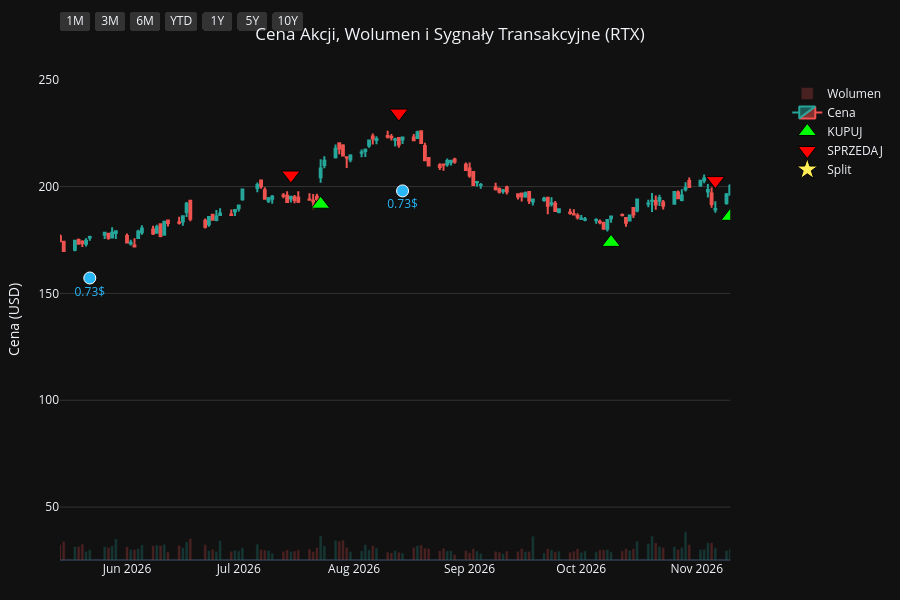
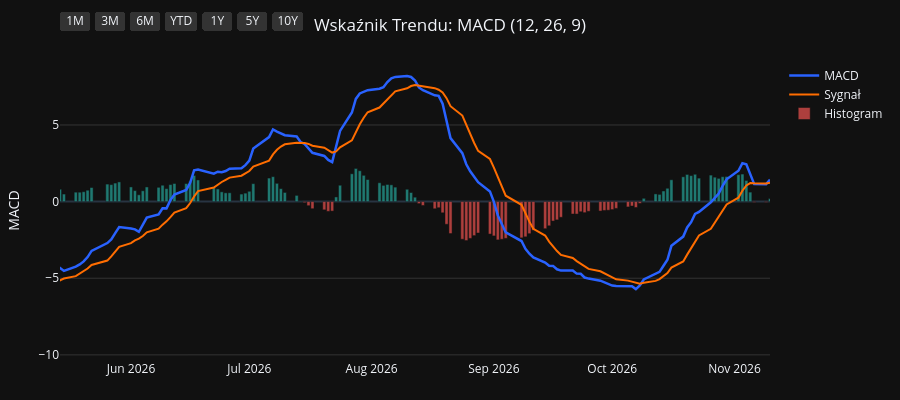
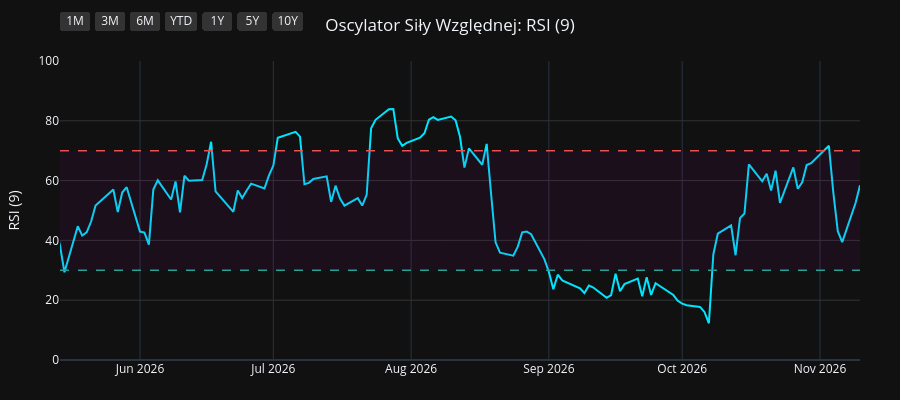
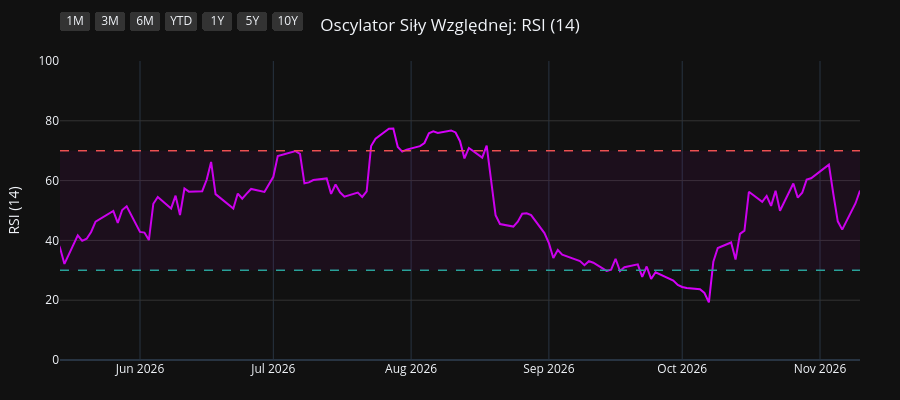

Notebook cell for these charts, in order:
### Code cell
import os
import yfinance as yf
import pandas as pd
import pandas_ta as ta
import plotly.graph_objects as go
from plotly.subplots import make_subplots

# 1. Pobranie i przygotowanie danych
symbol = os.environ.get("STOCK_TICKER", "").strip().upper()
if not symbol:
    raise RuntimeError("Set STOCK_TICKER before running price_extractor.ipynb")
df = yf.Ticker(symbol).history(period="10y")
df.index = df.index.tz_localize(None)

# Wskaźniki i sygnały
df.ta.macd(fast=12, slow=26, signal=9, append=True)
df.ta.rsi(length=9, append=True)
df.ta.rsi(length=14, append=True)
df.ta.rsi(length=21, append=True)
df.dropna(inplace=True)

macd = df['MACD_12_26_9']
signal = df['MACDs_12_26_9']
wczorajszy_macd = macd.shift(1)
wczorajszy_signal = signal.shift(1)

df['Decyzja'] = 'BRAK'
df.loc[(macd > signal) & (wczorajszy_macd <= wczorajszy_signal), 'Decyzja'] = 'KUPUJ'
df.loc[(macd < signal) & (wczorajszy_macd >= wczorajszy_signal), 'Decyzja'] = 'SPRZEDAJ'

df_kupuj = df[df['Decyzja'] == 'KUPUJ']
df_sprzedaj = df[df['Decyzja'] == 'SPRZEDAJ']
df_dywidendy = df[df['Dividends'] > 0]
df_splity = df[df['Stock Splits'] > 0]

# Wspólna konfiguracja osi X
konfiguracja_osi_x = dict(
    type="date",
    showspikes=True, spikemode="across", spikesnap="cursor", spikedash="dot", spikecolor="#ffffff", spikethickness=1, hoverformat="%Y-%m-%d",
    rangeselector=dict(
        buttons=list([
            dict(count=1, label="1M", step="month", stepmode="backward"),
            dict(count=3, label="3M", step="month", stepmode="backward"),
            dict(count=6, label="6M", step="month", stepmode="backward"),
            dict(count=1, label="YTD", step="year", stepmode="todate"),
            dict(count=1, label="1Y", step="year", stepmode="backward"),
            dict(count=5, label="5Y", step="year", stepmode="backward"),
            dict(step="all", label="10Y")
        ]),
        bgcolor="#333333", activecolor="#2962ff", x=0, y=1.1
    )
)

# ==========================================
# WYKRES 1: CENA + WOLUMEN + SYGNAŁY
# ==========================================
fig1 = make_subplots(specs=[[{"secondary_y": True}]])

kolory_wolumenu = ['#26a69a' if row['Close'] >= row['Open'] else '#ef5350' for index, row in df.iterrows()]
fig1.add_trace(go.Bar(x=df.index, y=df['Volume'], marker_color=kolory_wolumenu, opacity=0.25, name='Wolumen'), secondary_y=True)
fig1.add_trace(go.Candlestick(x=df.index, open=df['Open'], high=df['High'], low=df['Low'], close=df['Close'], name='Cena', increasing_line_color='#26a69a', decreasing_line_color='#ef5350'), secondary_y=False)
fig1.add_trace(go.Scatter(x=df_kupuj.index, y=df_kupuj['Low'] * 0.95, customdata=df_kupuj[['Low', 'High']], mode='markers', marker=dict(symbol='triangle-up', size=16, color='#00ff00', line=dict(width=1, color='black')), name='KUPUJ', hovertemplate='KUPUJ<br>Najniższa: %{customdata[0]:.2f}<br>Najwyższa: %{customdata[1]:.2f}<extra></extra>'), secondary_y=False)
fig1.add_trace(go.Scatter(x=df_sprzedaj.index, y=df_sprzedaj['High'] * 1.05, customdata=df_sprzedaj[['Low', 'High']], mode='markers', marker=dict(symbol='triangle-down', size=16, color='#ff0000', line=dict(width=1, color='black')), name='SPRZEDAJ', hovertemplate='SPRZEDAJ<br>Najniższa: %{customdata[0]:.2f}<br>Najwyższa: %{customdata[1]:.2f}<extra></extra>'), secondary_y=False)

if not df_dywidendy.empty:
    fig1.add_trace(go.Scatter(x=df_dywidendy.index, y=df_dywidendy['Low'] * 0.90, mode='markers+text', marker=dict(symbol='circle', size=12, color='#29b6f6', line=dict(width=1, color='white')), text=df_dywidendy['Dividends'].apply(lambda x: f"{x}$"), textposition="bottom center", name='Dywidenda', showlegend=False, hovertemplate='Dywidenda: %{text}<extra></extra>', textfont=dict(color="#29b6f6")), secondary_y=False)
if not df_splity.empty:
                    fig1.add_trace(go.Scatter(x=df_splity.index, y=df_splity['High'], mode='markers+text', marker=dict(symbol='star', size=16, color='#ffee58', line=dict(width=1, color='black')), text=df_splity['Stock Splits'].apply(lambda x: f"{x:g}:1" if x >= 1 else f"1:{1 / x:g}"), textposition="top center", name='Split', hovertemplate='%{text}<extra></extra>', textfont=dict(color="#ffee58")), secondary_y=False)

fig1.update_layout(title=dict(text=f"Cena Akcji, Wolumen i Sygnały Transakcyjne ({symbol})", x=0.5, xanchor='center'), dragmode='pan', xaxis_rangeslider_visible=False, template='plotly_dark', height=600, hovermode='x unified', margin=dict(l=60, r=40, t=60, b=40))
fig1.update_xaxes(**konfiguracja_osi_x)
fig1.update_xaxes(range=[df.index.max() - pd.Timedelta(days=180), df.index.max()])
fig1.update_yaxes(title_text="Cena (USD)", secondary_y=False, gridcolor='#333333')
fig1.update_yaxes(range=[0, df['Volume'].max() * 4], showgrid=False, showticklabels=False, secondary_y=True)
fig1.show(config={'scrollZoom': True})

# ==========================================
# WYKRES 2: WSKAŹNIK MACD
# ==========================================
fig2 = go.Figure()
fig2.add_trace(go.Scatter(x=df.index, y=df['MACD_12_26_9'], line=dict(color='#2962ff', width=2.5), name='MACD'))
fig2.add_trace(go.Scatter(x=df.index, y=df['MACDs_12_26_9'], line=dict(color='#ff6d00', width=2), name='Sygnał'))
kolory_macd = ['#26a69a' if val >= 0 else '#ef5350' for val in df['MACDh_12_26_9']]
fig2.add_trace(go.Bar(x=df.index, y=df['MACDh_12_26_9'], marker_color=kolory_macd, name='Histogram', opacity=0.7))
fig2.update_layout(title=dict(text="Wskaźnik Trendu: MACD (12, 26, 9)", x=0.5, xanchor='center'), dragmode='pan', xaxis_rangeslider_visible=False, template='plotly_dark', height=400, hovermode='x unified', margin=dict(l=60, r=40, t=60, b=40))
fig2.update_xaxes(**konfiguracja_osi_x)
fig2.update_xaxes(range=[df.index.max() - pd.Timedelta(days=180), df.index.max()])
fig2.update_yaxes(title_text="MACD", gridcolor='#333333')
fig2.show(config={'scrollZoom': True})

# ==========================================
# WYKRES 3: OSCYLATOR RSI (9)
# ==========================================
fig3 = go.Figure()
fig3.add_trace(go.Scatter(x=df.index, y=df['RSI_9'], line=dict(color='#00e5ff', width=2), name='RSI (9)'))
fig3.add_hline(y=70, line_dash="dash", line_color="#ef5350", line_width=1.5)
fig3.add_hline(y=30, line_dash="dash", line_color="#26a69a", line_width=1.5)
fig3.add_hrect(y0=30, y1=70, line_width=0, fillcolor="purple", opacity=0.1)
fig3.update_layout(title=dict(text="Oscylator Siły Względnej: RSI (9)", x=0.5, xanchor='center'), dragmode='pan', xaxis_rangeslider_visible=False, template='plotly_dark', height=400, hovermode='x unified', margin=dict(l=60, r=40, t=60, b=40))
fig3.update_xaxes(**konfiguracja_osi_x)
fig3.update_xaxes(range=[df.index.max() - pd.Timedelta(days=180), df.index.max()])
fig3.update_yaxes(title_text="RSI (9)", range=[0, 100], gridcolor='#333333')
fig3.show(config={'scrollZoom': True})

# ==========================================
# WYKRES 4: OSCYLATOR RSI (14)
# ==========================================
fig4 = go.Figure()
fig4.add_trace(go.Scatter(x=df.index, y=df['RSI_14'], line=dict(color='#d500f9', width=2), name='RSI (14)'))
fig4.add_hline(y=70, line_dash="dash", line_color="#ef5350", line_width=1.5)
fig4.add_hline(y=30, line_dash="dash", line_color="#26a69a", line_width=1.5)
fig4.add_hrect(y0=30, y1=70, line_width=0, fillcolor="purple", opacity=0.1)
fig4.update_layout(title=dict(text="Oscylator Siły Względnej: RSI (14)", x=0.5, xanchor='center'), dragmode='pan', xaxis_rangeslider_visible=False, template='plotly_dark', height=400, hovermode='x unified', margin=dict(l=60, r=40, t=60, b=40))
fig4.update_xaxes(**konfiguracja_osi_x)
fig4.update_xaxes(range=[df.index.max() - pd.Timedelta(days=180), df.index.max()])
fig4.update_yaxes(title_text="RSI (14)", range=[0, 100], gridcolor='#333333')
fig4.show(config={'scrollZoom': True})

# ==========================================
# WYKRES 5: OSCYLATOR RSI (21)
# ==========================================
fig5 = go.Figure()
fig5.add_trace(go.Scatter(x=df.index, y=df['RSI_21'], line=dict(color='#64dd17', width=2), name='RSI (21)'))
fig5.add_hline(y=70, line_dash="dash", line_color="#ef5350", line_width=1.5)
fig5.add_hline(y=30, line_dash="dash", line_color="#26a69a", line_width=1.5)
fig5.add_hrect(y0=30, y1=70, line_width=0, fillcolor="purple", opacity=0.1)
fig5.update_layout(title=dict(text="Oscylator Siły Względnej: RSI (21)", x=0.5, xanchor='center'), dragmode='pan', xaxis_rangeslider_visible=False, template='plotly_dark', height=400, hovermode='x unified', margin=dict(l=60, r=40, t=60, b=40))
fig5.update_xaxes(**konfiguracja_osi_x)
fig5.update_xaxes(range=[df.index.max() - pd.Timedelta(days=180), df.index.max()])
fig5.update_yaxes(title_text="RSI (21)", range=[0, 100], gridcolor='#333333')
fig5.show(config={'scrollZoom': True})

### Figure 1 — Plotly figure (JSON) as saved in the notebook; plotly's stock layout.template omitted (floating-point values rounded to 4 significant figures; data arrays with more than 128 entries replaced by an {"elided": "..."} marker saying what was removed)
{"data": [{"marker": {"color": {"elided": "2479 str values"}}, "name": "Wolumen", "opacity": 0.25, "type": "bar", "x": {"elided": "2479 str values"}, "xaxis": "x", "y": {"elided": "2479 int values"}, "yaxis": "y2"}, {"close": {"elided": "2479 float values"}, "decreasing": {"line": {"color": "#ef5350"}}, "high": {"elided": "2479 float values"}, "increasing": {"line": {"color": "#26a69a"}}, "low": {"elided": "2479 float values"}, "name": "Cena", "open": {"elided": "2479 float values"}, "type": "candlestick", "x": {"elided": "2479 str values"}, "xaxis": "x", "yaxis": "y"}, {"customdata": {"elided": "96x2 float values"}, "hovertemplate": "KUPUJ<br>Najniższa: %{customdata[0]:.2f}<br>Najwyższa: %{customdata[1]:.2f}<extra></extra>", "marker": {"color": "#00ff00", "line": {"color": "black", "width": 1}, "size": 16, "symbol": "triangle-up"}, "mode": "markers", "name": "KUPUJ", "type": "scatter", "x": ["2017-01-06T00:00:00", "2017-02-08T00:00:00", "2017-03-20T00:00:00", "2017-04-07T00:00:00", "2017-04-17T00:00:00", "2017-06-22T00:00:00", "2017-07-05T00:00:00", "2017-07-10T00:00:00", "2017-08-29T00:00:00", "2017-09-18T00:00:00", "2017-11-03T00:00:00", "2017-11-30T00:00:00", "2018-02-22T00:00:00", "2018-04-16T00:00:00", "2018-05-08T00:00:00", "2018-06-06T00:00:00", "2018-07-09T00:00:00", "2018-09-13T00:00:00", "2018-11-02T00:00:00", "2019-01-07T00:00:00", "2019-04-01T00:00:00", "2019-06-07T00:00:00", "2019-06-20T00:00:00", "2019-08-29T00:00:00", "2019-10-15T00:00:00", "2019-12-16T00:00:00", "2019-12-20T00:00:00", "2020-01-21T00:00:00", "2020-02-06T00:00:00", "2020-03-26T00:00:00", "2020-05-20T00:00:00", "2020-07-16T00:00:00", "2020-08-07T00:00:00", "2020-08-24T00:00:00", "2020-09-15T00:00:00", "2020-10-07T00:00:00", "2020-11-06T00:00:00", "2021-02-03T00:00:00", "2021-04-23T00:00:00", "2021-05-17T00:00:00", "2021-05-24T00:00:00", "2021-05-27T00:00:00", "2021-07-22T00:00:00", "2021-09-16T00:00:00", "2021-12-08T00:00:00", "2021-12-22T00:00:00", "2022-02-02T00:00:00", "2022-02-25T00:00:00", "2022-03-23T00:00:00", "2022-04-13T00:00:00", "2022-05-24T00:00:00", "2022-06-27T00:00:00", "2022-07-20T00:00:00", "2022-08-01T00:00:00", "2022-08-10T00:00:00", "2022-08-25T00:00:00", "2022-10-03T00:00:00", "2022-11-30T00:00:00", "2023-01-06T00:00:00", "2023-01-26T00:00:00", "2023-02-10T00:00:00", "2023-03-29T00:00:00", "2023-06-02T00:00:00", "2023-07-03T00:00:00", "2023-08-11T00:00:00", "2023-10-04T00:00:00", "2023-12-04T00:00:00", "2023-12-26T00:00:00", "2024-01-23T00:00:00", "2024-03-15T00:00:00", "2024-05-09T00:00:00", "2024-05-22T00:00:00", "2024-06-04T00:00:00", "2024-07-12T00:00:00", "2024-08-29T00:00:00", "2024-10-01T00:00:00", "2024-11-13T00:00:00", "2024-11-27T00:00:00", "2024-12-24T00:00:00", "2025-01-08T00:00:00", "2025-02-27T00:00:00", "2025-03-17T00:00:00", "2025-04-16T00:00:00", "2025-04-30T00:00:00", "2025-07-16T00:00:00", "2025-08-27T00:00:00", "2025-09-22T00:00:00", "2025-10-21T00:00:00", "2025-12-11T00:00:00", "2026-02-19T00:00:00", "2026-03-02T00:00:00", "2026-04-07T00:00:00", "2026-05-08T00:00:00", "2026-07-23T00:00:00", "2026-10-09T00:00:00", "2026-11-10T00:00:00"], "xaxis": "x", "y": [53.2, 52.86, 54.37, 54.08, 54.11, 59.02, 59.19, 59.28, 55.78, 54.91, 58.68, 58.16, 64.49, 60.57, 59.5, 62.4, 62.38, 66.79, 62.92, 52.91, 65.56, 66.86, 64.84, 65.3, 69.45, 76.44, 76.49, 78.33, 79.56, 49.97, 47.64, 50.74, 49.01, 50.02, 50.71, 49.04, 47.62, 58.13, 66.44, 71.71, 72.94, 74.39, 72.26, 71.57, 73.64, 71.61, 77.46, 81.3, 87.26, 88.58, 78.55, 81.47, 80.86, 80.82, 80.27, 81.88, 71.62, 84.36, 88.98, 87.07, 86.26, 85.85, 84.07, 86.48, 76.33, 61.94, 73.86, 74.89, 79.29, 82.62, 94.44, 96.22, 97.6, 92.21, 110.6, 110.3, 112.8, 111.0, 106.9, 105.6, 118.5, 120.5, 119.1, 114.6, 138.2, 148.8, 147.6, 159.4, 163.8, 189.4, 196.1, 184.4, 164.6, 191.7, 173.9, 186.1], "yaxis": "y"}, {"customdata": {"elided": "95x2 float values"}, "hovertemplate": "SPRZEDAJ<br>Najniższa: %{customdata[0]:.2f}<br>Najwyższa: %{customdata[1]:.2f}<extra></extra>", "marker": {"color": "#ff0000", "line": {"color": "black", "width": 1}, "size": 16, "symbol": "triangle-down"}, "mode": "markers", "name": "SPRZEDAJ", "type": "scatter", "x": ["2017-01-11T00:00:00", "2017-03-06T00:00:00", "2017-03-21T00:00:00", "2017-04-12T00:00:00", "2017-05-16T00:00:00", "2017-06-29T00:00:00", "2017-07-06T00:00:00", "2017-07-18T00:00:00", "2017-09-06T00:00:00", "2017-10-27T00:00:00", "2017-11-06T00:00:00", "2018-01-22T00:00:00", "2018-03-13T00:00:00", "2018-04-30T00:00:00", "2018-06-05T00:00:00", "2018-06-14T00:00:00", "2018-08-07T00:00:00", "2018-10-04T00:00:00", "2018-11-27T00:00:00", "2019-02-28T00:00:00", "2019-05-06T00:00:00", "2019-06-10T00:00:00", "2019-08-01T00:00:00", "2019-09-25T00:00:00", "2019-11-18T00:00:00", "2019-12-18T00:00:00", "2020-01-13T00:00:00", "2020-01-22T00:00:00", "2020-02-14T00:00:00", "2020-05-05T00:00:00", "2020-06-15T00:00:00", "2020-07-29T00:00:00", "2020-08-21T00:00:00", "2020-08-25T00:00:00", "2020-09-22T00:00:00", "2020-10-27T00:00:00", "2020-12-07T00:00:00", "2021-03-22T00:00:00", "2021-05-12T00:00:00", "2021-05-19T00:00:00", "2021-05-25T00:00:00", "2021-06-09T00:00:00", "2021-08-17T00:00:00", "2021-10-26T00:00:00", "2021-12-17T00:00:00", "2022-01-20T00:00:00", "2022-02-17T00:00:00", "2022-03-08T00:00:00", "2022-03-31T00:00:00", "2022-04-22T00:00:00", "2022-06-14T00:00:00", "2022-07-13T00:00:00", "2022-07-26T00:00:00", "2022-08-08T00:00:00", "2022-08-23T00:00:00", "2022-08-29T00:00:00", "2022-11-14T00:00:00", "2022-12-07T00:00:00", "2023-01-09T00:00:00", "2023-02-02T00:00:00", "2023-02-28T00:00:00", "2023-04-26T00:00:00", "2023-06-26T00:00:00", "2023-07-10T00:00:00", "2023-09-11T00:00:00", "2023-11-15T00:00:00", "2023-12-08T00:00:00", "2024-01-17T00:00:00", "2024-02-09T00:00:00", "2024-04-15T00:00:00", "2024-05-17T00:00:00", "2024-05-23T00:00:00", "2024-06-10T00:00:00", "2024-08-20T00:00:00", "2024-09-04T00:00:00", "2024-10-24T00:00:00", "2024-11-14T00:00:00", "2024-12-03T00:00:00", "2025-01-06T00:00:00", "2025-02-12T00:00:00", "2025-03-07T00:00:00", "2025-03-28T00:00:00", "2025-04-21T00:00:00", "2025-06-24T00:00:00", "2025-08-05T00:00:00", "2025-09-03T00:00:00", "2025-10-10T00:00:00", "2025-11-06T00:00:00", "2026-01-26T00:00:00", "2026-02-24T00:00:00", "2026-03-12T00:00:00", "2026-04-20T00:00:00", "2026-07-15T00:00:00", "2026-08-13T00:00:00", "2026-11-06T00:00:00"], "xaxis": "x", "y": [59.09, 59.81, 60.79, 60.08, 64.7, 65.57, 65.86, 65.84, 59.85, 64.62, 65.43, 73.42, 72.21, 66.92, 69.51, 70.01, 73.91, 78.21, 69.34, 70.98, 78.41, 76.08, 75.95, 77.33, 84.59, 84.21, 86.41, 87.86, 87.71, 54.7, 61.84, 55.66, 56.35, 56.46, 55.89, 54.98, 68.3, 73.19, 79.08, 79.46, 81.82, 83.97, 81.72, 86.0, 78.75, 86.16, 90.28, 93.86, 96.26, 97.83, 88.96, 90.52, 89.6, 89.91, 89.42, 89.75, 91.25, 96.72, 99.78, 95.55, 97.1, 98.39, 94.89, 96.58, 79.62, 80.36, 81.8, 86.49, 91.27, 102.1, 105.7, 108.3, 109.1, 120.4, 124.1, 128.5, 125.3, 121.8, 118.6, 131.1, 132.1, 137.0, 131.9, 148.4, 162.8, 163.8, 168.1, 181.5, 203.5, 209.2, 215.5, 206.8, 205.4, 234.4, 202.8], "yaxis": "y"}, {"hovertemplate": "Dywidenda: %{text}<extra></extra>", "marker": {"color": "#29b6f6", "line": {"color": "white", "width": 1}, "size": 12, "symbol": "circle"}, "mode": "markers+text", "name": "Dywidenda", "showlegend": false, "text": ["0.415356$", "0.415356$", "0.440529$", "0.440529$", "0.440529$", "0.440529$", "0.440529$", "0.462555$", "0.462555$", "0.462555$", "0.462555$", "0.462555$", "0.462555$", "0.475$", "0.475$", "0.475$", "0.475$", "0.51$", "0.51$", "0.51$", "0.51$", "0.55$", "0.55$", "0.55$", "0.55$", "0.59$", "0.59$", "0.59$", "0.59$", "0.63$", "0.63$", "0.63$", "0.63$", "0.68$", "0.68$", "0.68$", "0.68$", "0.73$", "0.73$"], "textfont": {"color": "#29b6f6"}, "textposition": "bottom center", "type": "scatter", "x": ["2017-02-15T00:00:00", "2017-05-17T00:00:00", "2017-08-16T00:00:00", "2017-11-16T00:00:00", "2018-02-15T00:00:00", "2018-05-17T00:00:00", "2018-08-16T00:00:00", "2018-11-15T00:00:00", "2019-02-14T00:00:00", "2019-05-16T00:00:00", "2019-08-15T00:00:00", "2019-11-14T00:00:00", "2020-02-13T00:00:00", "2020-05-14T00:00:00", "2020-08-13T00:00:00", "2020-11-12T00:00:00", "2021-02-25T00:00:00", "2021-05-20T00:00:00", "2021-08-19T00:00:00", "2021-11-18T00:00:00", "2022-02-24T00:00:00", "2022-05-19T00:00:00", "2022-08-18T00:00:00", "2022-11-17T00:00:00", "2023-02-23T00:00:00", "2023-05-18T00:00:00", "2023-08-17T00:00:00", "2023-11-16T00:00:00", "2024-02-22T00:00:00", "2024-05-16T00:00:00", "2024-08-16T00:00:00", "2024-11-15T00:00:00", "2025-02-21T00:00:00", "2025-05-23T00:00:00", "2025-08-15T00:00:00", "2025-11-21T00:00:00", "2026-02-20T00:00:00", "2026-05-22T00:00:00", "2026-08-14T00:00:00"], "xaxis": "x", "y": [50.7, 54.81, 53.48, 54.4, 59.69, 58.15, 62.52, 60.15, 58.63, 64.11, 59.17, 71.61, 74.62, 40.0, 49.38, 50.23, 58.27, 67.57, 67.07, 70.2, 73.02, 73.65, 77.96, 77.29, 82.67, 80.05, 71.66, 68.26, 76.42, 90.07, 102.2, 102.4, 107.8, 115.9, 136.0, 150.1, 181.4, 157.2, 198.0], "yaxis": "y"}, {"hovertemplate": "%{text}<extra></extra>", "marker": {"color": "#ffee58", "line": {"color": "black", "width": 1}, "size": 16, "symbol": "star"}, "mode": "markers+text", "name": "Split", "text": ["1.589:1"], "textfont": {"color": "#ffee58"}, "textposition": "top center", "type": "scatter", "x": ["2020-04-03T00:00:00"], "xaxis": "x", "y": [45.92], "yaxis": "y"}], "layout": {"dragmode": "pan", "height": 600, "hovermode": "x unified", "margin": {"b": 40, "l": 60, "r": 40, "t": 60}, "title": {"text": "Cena Akcji, Wolumen i Sygnały Transakcyjne (RTX)", "x": 0.5, "xanchor": "center"}, "xaxis": {"anchor": "y", "domain": [0.0, 0.94], "hoverformat": "%Y-%m-%d", "range": ["2026-05-14T00:00:00", "2026-11-10T00:00:00"], "rangeselector": {"activecolor": "#2962ff", "bgcolor": "#333333", "buttons": [{"count": 1, "label": "1M", "step": "month", "stepmode": "backward"}, {"count": 3, "label": "3M", "step": "month", "stepmode": "backward"}, {"count": 6, "label": "6M", "step": "month", "stepmode": "backward"}, {"count": 1, "label": "YTD", "step": "year", "stepmode": "todate"}, {"count": 1, "label": "1Y", "step": "year", "stepmode": "backward"}, {"count": 5, "label": "5Y", "step": "year", "stepmode": "backward"}, {"label": "10Y", "step": "all"}], "x": 0, "y": 1.1}, "rangeslider": {"visible": false}, "showspikes": true, "spikecolor": "#ffffff", "spikedash": "dot", "spikemode": "across", "spikesnap": "cursor", "spikethickness": 1, "type": "date"}, "yaxis": {"anchor": "x", "domain": [0.0, 1.0], "gridcolor": "#333333", "title": {"text": "Cena (USD)"}}, "yaxis2": {"anchor": "x", "overlaying": "y", "range": [0, 198502400], "showgrid": false, "showticklabels": false, "side": "right"}}}

### Figure 2 — Plotly figure (JSON) as saved in the notebook; plotly's stock layout.template omitted (floating-point values rounded to 4 significant figures; data arrays with more than 128 entries replaced by an {"elided": "..."} marker saying what was removed)
{"data": [{"line": {"color": "#2962ff", "width": 2.5}, "name": "MACD", "type": "scatter", "x": {"elided": "2479 str values"}, "y": {"elided": "2479 float values"}}, {"line": {"color": "#ff6d00", "width": 2}, "name": "Sygnał", "type": "scatter", "x": {"elided": "2479 str values"}, "y": {"elided": "2479 float values"}}, {"marker": {"color": {"elided": "2479 str values"}}, "name": "Histogram", "opacity": 0.7, "type": "bar", "x": {"elided": "2479 str values"}, "y": {"elided": "2479 float values"}}], "layout": {"dragmode": "pan", "height": 400, "hovermode": "x unified", "margin": {"b": 40, "l": 60, "r": 40, "t": 60}, "title": {"text": "Wskaźnik Trendu: MACD (12, 26, 9)", "x": 0.5, "xanchor": "center"}, "xaxis": {"hoverformat": "%Y-%m-%d", "range": ["2026-05-14T00:00:00", "2026-11-10T00:00:00"], "rangeselector": {"activecolor": "#2962ff", "bgcolor": "#333333", "buttons": [{"count": 1, "label": "1M", "step": "month", "stepmode": "backward"}, {"count": 3, "label": "3M", "step": "month", "stepmode": "backward"}, {"count": 6, "label": "6M", "step": "month", "stepmode": "backward"}, {"count": 1, "label": "YTD", "step": "year", "stepmode": "todate"}, {"count": 1, "label": "1Y", "step": "year", "stepmode": "backward"}, {"count": 5, "label": "5Y", "step": "year", "stepmode": "backward"}, {"label": "10Y", "step": "all"}], "x": 0, "y": 1.1}, "rangeslider": {"visible": false}, "showspikes": true, "spikecolor": "#ffffff", "spikedash": "dot", "spikemode": "across", "spikesnap": "cursor", "spikethickness": 1, "type": "date"}, "yaxis": {"gridcolor": "#333333", "title": {"text": "MACD"}}}}

### Figure 3 — Plotly figure (JSON) as saved in the notebook; plotly's stock layout.template omitted (floating-point values rounded to 4 significant figures; data arrays with more than 128 entries replaced by an {"elided": "..."} marker saying what was removed)
{"data": [{"line": {"color": "#00e5ff", "width": 2}, "name": "RSI (9)", "type": "scatter", "x": {"elided": "2479 str values"}, "y": {"elided": "2479 float values"}}], "layout": {"dragmode": "pan", "height": 400, "hovermode": "x unified", "margin": {"b": 40, "l": 60, "r": 40, "t": 60}, "shapes": [{"line": {"color": "#ef5350", "dash": "dash", "width": 1.5}, "type": "line", "x0": 0, "x1": 1, "xref": "x domain", "y0": 70, "y1": 70, "yref": "y"}, {"line": {"color": "#26a69a", "dash": "dash", "width": 1.5}, "type": "line", "x0": 0, "x1": 1, "xref": "x domain", "y0": 30, "y1": 30, "yref": "y"}, {"fillcolor": "purple", "line": {"width": 0}, "opacity": 0.1, "type": "rect", "x0": 0, "x1": 1, "xref": "x domain", "y0": 30, "y1": 70, "yref": "y"}], "title": {"text": "Oscylator Siły Względnej: RSI (9)", "x": 0.5, "xanchor": "center"}, "xaxis": {"hoverformat": "%Y-%m-%d", "range": ["2026-05-14T00:00:00", "2026-11-10T00:00:00"], "rangeselector": {"activecolor": "#2962ff", "bgcolor": "#333333", "buttons": [{"count": 1, "label": "1M", "step": "month", "stepmode": "backward"}, {"count": 3, "label": "3M", "step": "month", "stepmode": "backward"}, {"count": 6, "label": "6M", "step": "month", "stepmode": "backward"}, {"count": 1, "label": "YTD", "step": "year", "stepmode": "todate"}, {"count": 1, "label": "1Y", "step": "year", "stepmode": "backward"}, {"count": 5, "label": "5Y", "step": "year", "stepmode": "backward"}, {"label": "10Y", "step": "all"}], "x": 0, "y": 1.1}, "rangeslider": {"visible": false}, "showspikes": true, "spikecolor": "#ffffff", "spikedash": "dot", "spikemode": "across", "spikesnap": "cursor", "spikethickness": 1, "type": "date"}, "yaxis": {"gridcolor": "#333333", "range": [0, 100], "title": {"text": "RSI (9)"}}}}

### Figure 4 — Plotly figure (JSON) as saved in the notebook; plotly's stock layout.template omitted (floating-point values rounded to 4 significant figures; data arrays with more than 128 entries replaced by an {"elided": "..."} marker saying what was removed)
{"data": [{"line": {"color": "#d500f9", "width": 2}, "name": "RSI (14)", "type": "scatter", "x": {"elided": "2479 str values"}, "y": {"elided": "2479 float values"}}], "layout": {"dragmode": "pan", "height": 400, "hovermode": "x unified", "margin": {"b": 40, "l": 60, "r": 40, "t": 60}, "shapes": [{"line": {"color": "#ef5350", "dash": "dash", "width": 1.5}, "type": "line", "x0": 0, "x1": 1, "xref": "x domain", "y0": 70, "y1": 70, "yref": "y"}, {"line": {"color": "#26a69a", "dash": "dash", "width": 1.5}, "type": "line", "x0": 0, "x1": 1, "xref": "x domain", "y0": 30, "y1": 30, "yref": "y"}, {"fillcolor": "purple", "line": {"width": 0}, "opacity": 0.1, "type": "rect", "x0": 0, "x1": 1, "xref": "x domain", "y0": 30, "y1": 70, "yref": "y"}], "title": {"text": "Oscylator Siły Względnej: RSI (14)", "x": 0.5, "xanchor": "center"}, "xaxis": {"hoverformat": "%Y-%m-%d", "range": ["2026-05-14T00:00:00", "2026-11-10T00:00:00"], "rangeselector": {"activecolor": "#2962ff", "bgcolor": "#333333", "buttons": [{"count": 1, "label": "1M", "step": "month", "stepmode": "backward"}, {"count": 3, "label": "3M", "step": "month", "stepmode": "backward"}, {"count": 6, "label": "6M", "step": "month", "stepmode": "backward"}, {"count": 1, "label": "YTD", "step": "year", "stepmode": "todate"}, {"count": 1, "label": "1Y", "step": "year", "stepmode": "backward"}, {"count": 5, "label": "5Y", "step": "year", "stepmode": "backward"}, {"label": "10Y", "step": "all"}], "x": 0, "y": 1.1}, "rangeslider": {"visible": false}, "showspikes": true, "spikecolor": "#ffffff", "spikedash": "dot", "spikemode": "across", "spikesnap": "cursor", "spikethickness": 1, "type": "date"}, "yaxis": {"gridcolor": "#333333", "range": [0, 100], "title": {"text": "RSI (14)"}}}}
